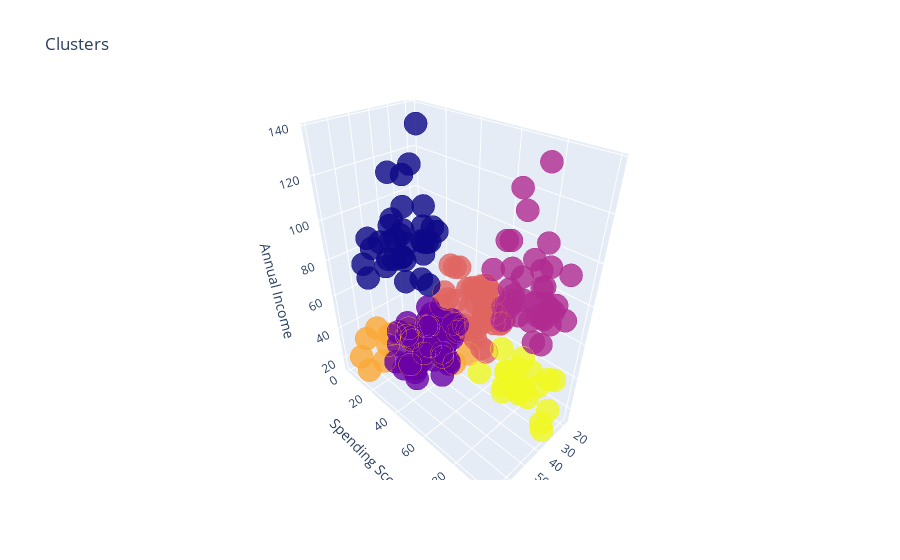

This figure's notebook cell:
### Code cell
df['label3'] =  labels3
trace1 = go.Scatter3d(
    x= df['Age'],
    y= df['Spending Score (1-100)'],
    z= df['Annual Income (k$)'],
    mode='markers',
     marker=dict(
        color = df['label3'], 
        size= 8,
        line=dict(
            color= df['label3'],
            width= 42
        ),
        opacity=0.8
     )
)
data = [trace1]
layout = go.Layout(
    title= 'Clusters',
    scene = dict(
            xaxis = dict(title  = 'Age'),
            yaxis = dict(title  = 'Spending Score'),
            zaxis = dict(title  = 'Annual Income')
        )
)
fig = go.Figure(data=data, layout=layout)
py.offline.iplot(fig)

### Figure 1 — Plotly figure (JSON) as saved in the notebook; plotly's stock layout.template omitted (floating-point values rounded to 4 significant figures; data arrays with more than 128 entries replaced by an {"elided": "..."} marker saying what was removed)
{"data": [{"marker": {"color": {"elided": "200 int values"}, "line": {"color": {"elided": "200 int values"}, "width": 42}, "opacity": 0.8, "size": 8}, "mode": "markers", "type": "scatter3d", "x": {"elided": "200 int values"}, "y": {"elided": "200 int values"}, "z": {"elided": "200 int values"}}], "layout": {"scene": {"xaxis": {"title": {"text": "Age"}}, "yaxis": {"title": {"text": "Spending Score"}}, "zaxis": {"title": {"text": "Annual Income"}}}, "title": {"text": "Clusters"}}}
